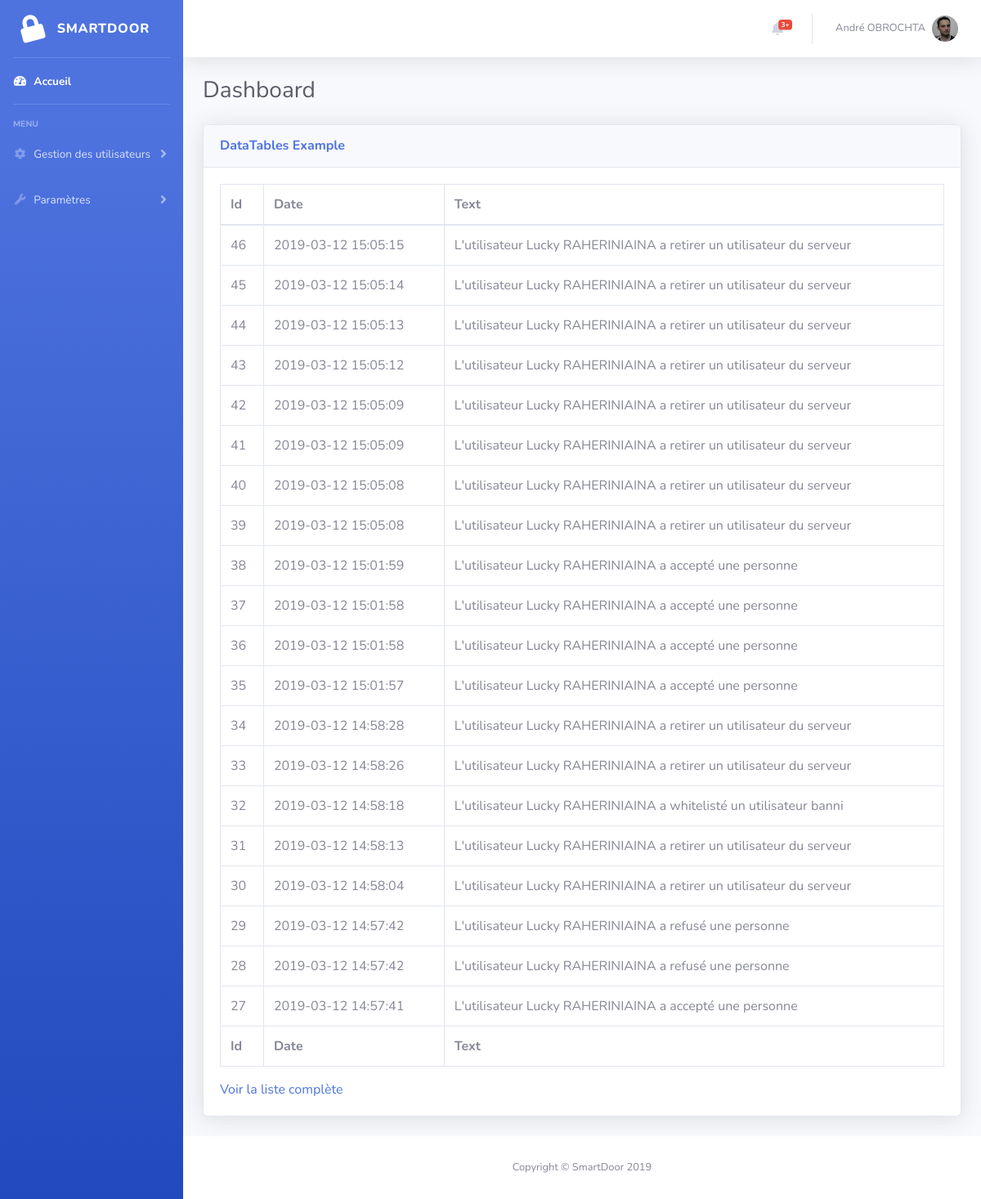
The page /administration/logs.php (signed in) on the database its author committed.
### tables this page shows
CREATE TABLE `users` (
  `id` int(10) NOT NULL,
  `username` varchar(50) NOT NULL,
  `password` varchar(255) NOT NULL,
  `prenom` varchar(255) NOT NULL,
  `nom` varchar(255) NOT NULL,
  `img_url` varchar(255) NOT NULL,
  `notification` int(10) NOT NULL DEFAULT '0'
);

CREATE TABLE `logs` (
  `id` int(10) NOT NULL,
  `date` timestamp NOT NULL DEFAULT CURRENT_TIMESTAMP ON UPDATE CURRENT_TIMESTAMP,
  `text` text NOT NULL,
  `img` varchar(255) DEFAULT NULL
);

### include/global.php (called while the page is built, shortened)
<?php
$pseudo = $_SESSION['username'];
$query=$pdo->prepare("SELECT * FROM users WHERE username = '".$pseudo."' LIMIT 1");
$query->execute();
$row = $query->rowCount();
if($row > 0)
{
	$user = $query->fetch(PDO::FETCH_ASSOC); PDO::FETCH_ASSOC;
}
else
{
	session_unset();
	session_destroy();
	header('Location: /index.php');
	exit();
}
?>

### administration/logs.php (the view)
<?php
  include "include/config.php";
  include $_SERVER["DOCUMENT_ROOT"]."/".$folder_name."/include/mysql.php";
  include $_SERVER["DOCUMENT_ROOT"]."/".$folder_name."/include/global.php";
?>
<?php include "include/navbar.php"; ?>
        <div class="container-fluid">
          <div class="d-sm-flex align-items-center justify-content-between mb-4">
            <h1 class="h3 mb-0 text-gray-800">Dashboard</h1>
          </div>
          <div class="card shadow mb-4">
            <div class="card-header py-3">
              <h6 class="m-0 font-weight-bold text-primary">DataTables Example</h6>
            </div>
            <div class="card-body">
              <div class="table-responsive">
                <table class="table table-bordered" id="dataTable" width="100%" cellspacing="0">
                  <thead>
                    <tr>
                      <th>Id</th>
                      <th>Date</th>
                      <th>Text</th>
                    </tr>
                  </thead>
                  <tfoot>
                    <tr>
                      <th>Id</th>
                      <th>Date</th>
                      <th>Text</th>
                    </tr>
                  </tfoot>
                  <tbody>
                    <?php
                    if(isset($_GET['full']))
                      $query=$pdo->prepare('SELECT * FROM logs ORDER BY id DESC');
                    else
      							  $query=$pdo->prepare('SELECT * FROM logs ORDER BY id DESC LIMIT 20');
      							$query->execute();
      							while($data = $query->fetch(PDO::FETCH_ASSOC))
      							{
      							?>
      							<tr>
      								<td><?php echo $data['id']; ?></td>
                      <td><?php echo $data['date']; ?></td>
                      <td><?php echo $data['text']; ?></td>
      							</tr>
      							<?php } $query->closeCursor(); ?>
                  </tbody>
                </table>
              </div>
              <?php if(!isset($_GET['full']))
              { ?>
              <a href="logs.php?full=1">Voir la liste complète</a>
            <?php } else { ?>
              <a href="logs.php">Voir la liste allégé</a>
              <?php } ?>
            </div>
          </div>
        </div>
      </div>
<?php include "include/footer.php"; ?>

### administration/include/navbar.php (shortened to what this page needs)
<!DOCTYPE html>
<html lang="fr">
<head>
  <link href="vendor/fontawesome-free/css/all.min.css" rel="stylesheet" type="text/css">
  <link href="css/sb-admin-2.min.css" rel="stylesheet">
</head>
<body id="page-top">
  <div id="wrapper">
    <ul class="navbar-nav bg-gradient-primary sidebar sidebar-dark accordion" id="accordionSidebar">
      <a class="sidebar-brand d-flex align-items-center justify-content-center" href="index.php">
        <div class="sidebar-brand-icon rotate-n-15">
          <i class="fas fa-lock"></i>
        </div>
        <div class="sidebar-brand-text mx-3">SmartDoor</div>
      </a>
      <hr class="sidebar-divider my-0">
      <li class="nav-item active">
        <a class="nav-link" href="index.php">
          <i class="fas fa-fw fa-tachometer-alt"></i>
          <span>Accueil</span></a>
      </li>
      <hr class="sidebar-divider">
      <div class="sidebar-heading">
        Menu
      </div>
      <li class="nav-item">
        <a class="nav-link collapsed" href="#" data-toggle="collapse" data-target="#collapseTwo" aria-expanded="true" aria-controls="collapseTwo">
          <i class="fas fa-fw fa-cog"></i>
          <span>Gestion des utilisateurs</span>
        </a>
      </li>
      <li class="nav-item">
        <a class="nav-link collapsed" href="#" data-toggle="collapse" data-target="#collapseUtilities" aria-expanded="true" aria-controls="collapseUtilities">
          <i class="fas fa-fw fa-wrench"></i>
          <span>Paramètres</span>
        </a>
      </li>
    </ul>
    <div id="content-wrapper" class="d-flex flex-column">
      <div id="content">
        <nav class="navbar navbar-expand navbar-light bg-white topbar mb-4 static-top shadow">
          <ul class="navbar-nav ml-auto">
            <li class="nav-item dropdown no-arrow mx-1">
              <a class="nav-link dropdown-toggle" href="#" id="alertsDropdown" role="button" data-toggle="dropdown" aria-haspopup="true" aria-expanded="false">
                <i class="fas fa-bell fa-fw"></i>
                <span class="badge badge-danger badge-counter">3+</span>
              </a>
            </li>
            <li class="nav-item dropdown no-arrow">
              <a class="nav-link dropdown-toggle" href="#" id="userDropdown" role="button" data-toggle="dropdown" aria-haspopup="true" aria-expanded="false">
                <span class="mr-2 d-none d-lg-inline text-gray-600 small"><?php echo $user['prenom']." ".$user['nom']; ?></span>
                <img class="img-profile rounded-circle" src="<?php echo $user['img_url']; ?>">
              </a>
            </li>
          </ul>
        </nav>

### administration/include/footer.php (shortened to what this page needs)
      <footer class="sticky-footer bg-white">
        <div class="container my-auto">
          <div class="copyright text-center my-auto">
            <span>Copyright &copy; SmartDoor 2019</span>
          </div>
        </div>
      </footer>
    </div>
  </div>
</body>
</html>

### rows shown on the page
users: prenom "André", nom "OBROCHTA", img_url (picture)
logs: id "46", date "2019-03-12 15:05:15", text "L'utilisateur Lucky RAHERINIAINA a retirer un utilisateur du serveur"
logs: id "45", date "2019-03-12 15:05:14", text "L'utilisateur Lucky RAHERINIAINA a retirer un utilisateur du serveur"
logs: id "44", date "2019-03-12 15:05:13", text "L'utilisateur Lucky RAHERINIAINA a retirer un utilisateur du serveur"
logs: id "43", date "2019-03-12 15:05:12", text "L'utilisateur Lucky RAHERINIAINA a retirer un utilisateur du serveur"
logs: id "42", date "2019-03-12 15:05:09", text "L'utilisateur Lucky RAHERINIAINA a retirer un utilisateur du serveur"
logs: id "41", date "2019-03-12 15:05:09", text "L'utilisateur Lucky RAHERINIAINA a retirer un utilisateur du serveur"
logs: id "40", date "2019-03-12 15:05:08", text "L'utilisateur Lucky RAHERINIAINA a retirer un utilisateur du serveur"
logs: id "39", date "2019-03-12 15:05:08", text "L'utilisateur Lucky RAHERINIAINA a retirer un utilisateur du serveur"
logs: id "38", date "2019-03-12 15:01:59", text "L'utilisateur Lucky RAHERINIAINA a accepté une personne"
logs: id "37", date "2019-03-12 15:01:58", text "L'utilisateur Lucky RAHERINIAINA a accepté une personne"
logs: id "36", date "2019-03-12 15:01:58", text "L'utilisateur Lucky RAHERINIAINA a accepté une personne"
logs: id "35", date "2019-03-12 15:01:57", text "L'utilisateur Lucky RAHERINIAINA a accepté une personne"
logs: id "34", date "2019-03-12 14:58:28", text "L'utilisateur Lucky RAHERINIAINA a retirer un utilisateur du serveur"
logs: id "33", date "2019-03-12 14:58:26", text "L'utilisateur Lucky RAHERINIAINA a retirer un utilisateur du serveur"
logs: id "32", date "2019-03-12 14:58:18", text "L'utilisateur Lucky RAHERINIAINA a whitelisté un utilisateur banni"
logs: id "31", date "2019-03-12 14:58:13", text "L'utilisateur Lucky RAHERINIAINA a retirer un utilisateur du serveur"
logs: id "30", date "2019-03-12 14:58:04", text "L'utilisateur Lucky RAHERINIAINA a retirer un utilisateur du serveur"
logs: id "29", date "2019-03-12 14:57:42", text "L'utilisateur Lucky RAHERINIAINA a refusé une personne"
logs: id "28", date "2019-03-12 14:57:42", text "L'utilisateur Lucky RAHERINIAINA a refusé une personne"
logs: id "27", date "2019-03-12 14:57:41", text "L'utilisateur Lucky RAHERINIAINA a accepté une personne"
